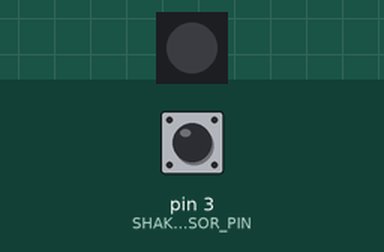
Bench run of a sketch on a simulated Arduino Uno, built with avr-gcc and run on an emulated ATmega328P. Shown: 1 RGB LEDs in strip order, left to right. The inputs (shaded band) are chosen by the test bench; at power-on: pin 3 (SHAKE_SENSOR_PIN) HIGH.

Above: at 1.2 s.
1.3 s: pin 3 (SHAKE_SENSOR_PIN) driven LOW
At 2.1 s:
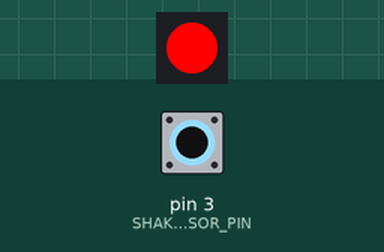
2.8 s: pin 3 (SHAKE_SENSOR_PIN) pulsed HIGH 5 times (0.12 s each, 0.3 s apart)
At 5.0 s:
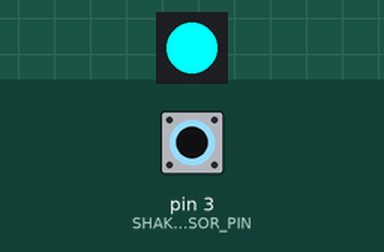
5.8 s: pin 3 (SHAKE_SENSOR_PIN) pulsed HIGH 2 times (0.12 s each, 0.3 s apart)
At 6.07 s:
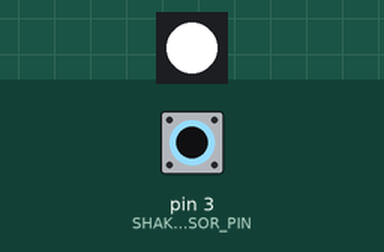
Timing chart, 0 to 8.8 s (numbered marks = the images above; inputs shaded):
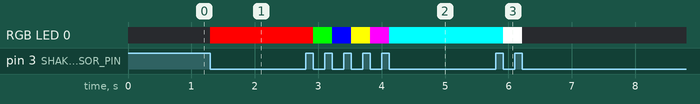

Measured:
- after the input at 1.3 s, RGB LED 0: off → RGB(255, 0, 0) at once
- after the input at 2.8 s, RGB LED 0: RGB(255, 0, 0) → RGB(0, 255, 0) after 0.12 s, → RGB(0, 0, 255) 0.30 s later, → RGB(255, 255, 0) 0.30 s later, → RGB(255, 0, 255) 0.30 s later, … (5 changes in this stretch)
- after the input at 5.8 s, RGB LED 0: RGB(0, 255, 255) → RGB(255, 255, 255) after 0.12 s, → off 0.30 s later

The sketch:

rgb-led-controlling-with-shake-sensor.ino
```cpp
// Lesson 12 - Arduino for Beginners
// Use a tilt sensor (shake sensor)
// to change the colors of a RGB LED

#include <Adafruit_NeoPixel.h>

// Define pins
#define LED_PIN 2
#define SHAKE_SENSOR_PIN 3
Adafruit_NeoPixel pixel = Adafruit_NeoPixel(1, LED_PIN, NEO_GRB + NEO_KHZ800);

// Variables
int option = 0;
int lastShakeState = HIGH;
int currentShakeState;

void setup() {
  pinMode(SHAKE_SENSOR_PIN, INPUT_PULLUP);
  pixel.begin();
  pixel.show();
  updateLED();
}

void loop() {
  // Read the current state of the shake sensor
  currentShakeState = digitalRead(SHAKE_SENSOR_PIN);
  // Check if the sensor changed from HIGH to LOW (shake detected)
  if (lastShakeState == HIGH && currentShakeState == LOW) {
    // Increment option, wrap around from 7 to 0
    option = (option + 1) % 8;
    updateLED();
    delay(50);
  }

  // Save the current state for next comparison
  lastShakeState = currentShakeState;
}

void updateLED() {
  // Set LED color based on option value
  switch(option) {
    case 0: // OFF
      pixel.setPixelColor(0, pixel.Color(0, 0, 0));
      break;
    case 1: // RED
      pixel.setPixelColor(0, pixel.Color(255, 0, 0));
      break;
    case 2: // GREEN
      pixel.setPixelColor(0, pixel.Color(0, 255, 0));
      break;
    case 3: // BLUE
      pixel.setPixelColor(0, pixel.Color(0, 0, 255));
      break;
    case 4: // RED + GREEN = YELLOW
      pixel.setPixelColor(0, pixel.Color(255, 255, 0));
      break;
    case 5: // RED + BLUE = MAGENTA
      pixel.setPixelColor(0, pixel.Color(255, 0, 255));
      break;
    case 6: // GREEN + BLUE = CYAN
      pixel.setPixelColor(0, pixel.Color(0, 255, 255));
      break;
    case 7: // RED + GREEN + BLUE = WHITE
      pixel.setPixelColor(0, pixel.Color(255, 255, 255));
      break;
  }

  pixel.show();
}
```
